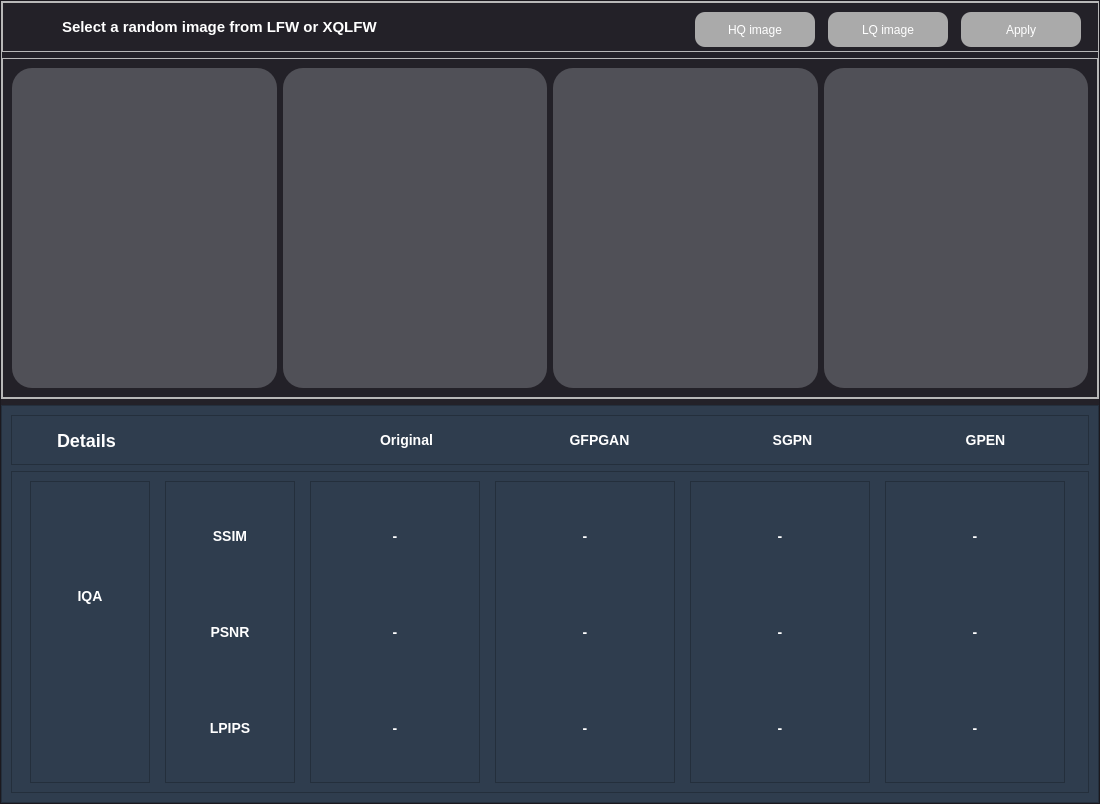
<?xml version="1.0" encoding="UTF-8"?>
<ui version="4.0">
 <class>Form</class>
 <widget class="QWidget" name="Form">
  <property name="geometry">
   <rect>
    <x>0</x>
    <y>0</y>
    <width>1100</width>
    <height>804</height>
   </rect>
  </property>
  <property name="minimumSize">
   <size>
    <width>1100</width>
    <height>0</height>
   </size>
  </property>
  <property name="maximumSize">
   <size>
    <width>1100</width>
    <height>16777215</height>
   </size>
  </property>
  <property name="windowTitle">
   <string>Form</string>
  </property>
  <property name="styleSheet">
   <string notr="true">#MainPage{
background-color:rgba(35, 33, 40, 1);
}
#metricsFrame{
background-color:rgba(47, 61, 78, 1);
}
#selectionLB{
color:rgba(255, 255, 255, 1);
font-size:15px;
font-weight:bold;

}


QPushButton {
    border-radius: 13px; /* Adjust the value to change the roundness */
}


QLabel{
color:rgba(255, 255, 255, 1);
font-size:14px;
font-weight:bold;
}

#details{
font-size:18px;
}</string>
  </property>
  <layout class="QGridLayout" name="gridLayout">
   <property name="leftMargin">
    <number>0</number>
   </property>
   <property name="topMargin">
    <number>0</number>
   </property>
   <property name="rightMargin">
    <number>0</number>
   </property>
   <property name="bottomMargin">
    <number>0</number>
   </property>
   <property name="spacing">
    <number>0</number>
   </property>
   <item row="0" column="0">
    <widget class="QFrame" name="MainPage">
     <property name="minimumSize">
      <size>
       <width>1100</width>
       <height>0</height>
      </size>
     </property>
     <property name="maximumSize">
      <size>
       <width>1100</width>
       <height>16777215</height>
      </size>
     </property>
     <property name="frameShape">
      <enum>QFrame::StyledPanel</enum>
     </property>
     <property name="frameShadow">
      <enum>QFrame::Raised</enum>
     </property>
     <layout class="QVBoxLayout" name="verticalLayout">
      <property name="leftMargin">
       <number>0</number>
      </property>
      <property name="topMargin">
       <number>0</number>
      </property>
      <property name="rightMargin">
       <number>0</number>
      </property>
      <property name="bottomMargin">
       <number>0</number>
      </property>
      <item>
       <widget class="QFrame" name="frame">
        <property name="sizePolicy">
         <sizepolicy hsizetype="Expanding" vsizetype="Expanding">
          <horstretch>0</horstretch>
          <verstretch>0</verstretch>
         </sizepolicy>
        </property>
        <property name="styleSheet">
         <string notr="true"/>
        </property>
        <property name="frameShape">
         <enum>QFrame::StyledPanel</enum>
        </property>
        <property name="frameShadow">
         <enum>QFrame::Raised</enum>
        </property>
        <layout class="QVBoxLayout" name="verticalLayout_2">
         <property name="leftMargin">
          <number>0</number>
         </property>
         <property name="topMargin">
          <number>0</number>
         </property>
         <property name="rightMargin">
          <number>0</number>
         </property>
         <property name="bottomMargin">
          <number>0</number>
         </property>
         <item>
          <widget class="QFrame" name="frame_2">
           <property name="sizePolicy">
            <sizepolicy hsizetype="Expanding" vsizetype="Expanding">
             <horstretch>0</horstretch>
             <verstretch>0</verstretch>
            </sizepolicy>
           </property>
           <property name="minimumSize">
            <size>
             <width>1100</width>
             <height>50</height>
            </size>
           </property>
           <property name="maximumSize">
            <size>
             <width>1100</width>
             <height>50</height>
            </size>
           </property>
           <property name="frameShape">
            <enum>QFrame::StyledPanel</enum>
           </property>
           <property name="frameShadow">
            <enum>QFrame::Raised</enum>
           </property>
           <layout class="QHBoxLayout" name="horizontalLayout_2">
            <item>
             <widget class="QLabel" name="selectionIcon">
              <property name="sizePolicy">
               <sizepolicy hsizetype="Fixed" vsizetype="Fixed">
                <horstretch>0</horstretch>
                <verstretch>0</verstretch>
               </sizepolicy>
              </property>
              <property name="maximumSize">
               <size>
                <width>30</width>
                <height>30</height>
               </size>
              </property>
              <property name="text">
               <string/>
              </property>
              <property name="pixmap">
               <pixmap resource="../ressources.qrc">:/icons/images/identifiant-du-visage 1.png</pixmap>
              </property>
              <property name="scaledContents">
               <bool>true</bool>
              </property>
             </widget>
            </item>
            <item>
             <widget class="QLabel" name="selectionLB">
              <property name="sizePolicy">
               <sizepolicy hsizetype="Fixed" vsizetype="Fixed">
                <horstretch>0</horstretch>
                <verstretch>0</verstretch>
               </sizepolicy>
              </property>
              <property name="minimumSize">
               <size>
                <width>620</width>
                <height>0</height>
               </size>
              </property>
              <property name="maximumSize">
               <size>
                <width>433</width>
                <height>90</height>
               </size>
              </property>
              <property name="styleSheet">
               <string notr="true">font: 75 12pt &quot;Georgia&quot;;</string>
              </property>
              <property name="text">
               <string>Select a random image from LFW or XQLFW</string>
              </property>
             </widget>
            </item>
            <item>
             <widget class="QPushButton" name="HQBT">
              <property name="sizePolicy">
               <sizepolicy hsizetype="Preferred" vsizetype="Preferred">
                <horstretch>0</horstretch>
                <verstretch>0</verstretch>
               </sizepolicy>
              </property>
              <property name="minimumSize">
               <size>
                <width>90</width>
                <height>35</height>
               </size>
              </property>
              <property name="maximumSize">
               <size>
                <width>120</width>
                <height>50</height>
               </size>
              </property>
              <property name="styleSheet">
               <string notr="true">background-color: rgb(170, 170, 170);border-radius: 10px;color:rgb(255, 255, 255);
font: 75 10pt &quot;Georgia&quot;;</string>
              </property>
              <property name="text">
               <string>HQ image</string>
              </property>
             </widget>
            </item>
            <item>
             <widget class="QPushButton" name="LQBT">
              <property name="minimumSize">
               <size>
                <width>90</width>
                <height>35</height>
               </size>
              </property>
              <property name="maximumSize">
               <size>
                <width>120</width>
                <height>50</height>
               </size>
              </property>
              <property name="styleSheet">
               <string notr="true">background-color: rgb(170, 170, 170);border-radius: 10px;color:rgb(255, 255, 255);
font: 75 10pt &quot;Georgia&quot;;</string>
              </property>
              <property name="text">
               <string>LQ image</string>
              </property>
             </widget>
            </item>
            <item>
             <widget class="QPushButton" name="ApplyBT">
              <property name="sizePolicy">
               <sizepolicy hsizetype="Preferred" vsizetype="Preferred">
                <horstretch>0</horstretch>
                <verstretch>10</verstretch>
               </sizepolicy>
              </property>
              <property name="minimumSize">
               <size>
                <width>90</width>
                <height>35</height>
               </size>
              </property>
              <property name="maximumSize">
               <size>
                <width>120</width>
                <height>50</height>
               </size>
              </property>
              <property name="styleSheet">
               <string notr="true">background-color: rgb(170, 170, 170);border-radius: 10px;color:rgb(255, 255, 255);
font: 75 10pt &quot;Georgia&quot;;</string>
              </property>
              <property name="text">
               <string>Apply</string>
              </property>
             </widget>
            </item>
           </layout>
          </widget>
         </item>
         <item>
          <widget class="QFrame" name="frame_3">
           <property name="sizePolicy">
            <sizepolicy hsizetype="Expanding" vsizetype="Expanding">
             <horstretch>0</horstretch>
             <verstretch>0</verstretch>
            </sizepolicy>
           </property>
           <property name="frameShape">
            <enum>QFrame::StyledPanel</enum>
           </property>
           <property name="frameShadow">
            <enum>QFrame::Raised</enum>
           </property>
           <layout class="QHBoxLayout" name="horizontalLayout">
            <item>
             <widget class="QFrame" name="orginalImg">
              <property name="minimumSize">
               <size>
                <width>170</width>
                <height>170</height>
               </size>
              </property>
              <property name="styleSheet">
               <string notr="true">background-color: rgba(168, 171, 179, 0.34);
border-radius: 20px;</string>
              </property>
              <property name="frameShape">
               <enum>QFrame::StyledPanel</enum>
              </property>
              <property name="frameShadow">
               <enum>QFrame::Raised</enum>
              </property>
             </widget>
            </item>
            <item>
             <widget class="QFrame" name="gfpganImg">
              <property name="minimumSize">
               <size>
                <width>170</width>
                <height>170</height>
               </size>
              </property>
              <property name="styleSheet">
               <string notr="true">background-color:rgba(168, 171, 179, 0.34);
border-radius: 20px;</string>
              </property>
              <property name="frameShape">
               <enum>QFrame::StyledPanel</enum>
              </property>
              <property name="frameShadow">
               <enum>QFrame::Raised</enum>
              </property>
             </widget>
            </item>
            <item>
             <widget class="QFrame" name="sgpnImg">
              <property name="minimumSize">
               <size>
                <width>170</width>
                <height>170</height>
               </size>
              </property>
              <property name="styleSheet">
               <string notr="true">background-color: rgba(168, 171, 179, 0.34);
border-radius: 20px;</string>
              </property>
              <property name="frameShape">
               <enum>QFrame::StyledPanel</enum>
              </property>
              <property name="frameShadow">
               <enum>QFrame::Raised</enum>
              </property>
             </widget>
            </item>
            <item>
             <widget class="QFrame" name="gpenImg">
              <property name="minimumSize">
               <size>
                <width>170</width>
                <height>170</height>
               </size>
              </property>
              <property name="styleSheet">
               <string notr="true">background-color:rgba(168, 171, 179, 0.34);
border-radius: 20px</string>
              </property>
              <property name="frameShape">
               <enum>QFrame::StyledPanel</enum>
              </property>
              <property name="frameShadow">
               <enum>QFrame::Raised</enum>
              </property>
             </widget>
            </item>
           </layout>
          </widget>
         </item>
        </layout>
       </widget>
      </item>
      <item>
       <widget class="QFrame" name="metricsFrame">
        <property name="sizePolicy">
         <sizepolicy hsizetype="Expanding" vsizetype="Expanding">
          <horstretch>0</horstretch>
          <verstretch>0</verstretch>
         </sizepolicy>
        </property>
        <property name="styleSheet">
         <string notr="true"/>
        </property>
        <property name="frameShape">
         <enum>QFrame::StyledPanel</enum>
        </property>
        <property name="frameShadow">
         <enum>QFrame::Raised</enum>
        </property>
        <layout class="QVBoxLayout" name="verticalLayout_3">
         <item>
          <widget class="QFrame" name="frame_9">
           <property name="sizePolicy">
            <sizepolicy hsizetype="Preferred" vsizetype="Maximum">
             <horstretch>0</horstretch>
             <verstretch>0</verstretch>
            </sizepolicy>
           </property>
           <property name="maximumSize">
            <size>
             <width>16777215</width>
             <height>50</height>
            </size>
           </property>
           <property name="styleSheet">
            <string notr="true">background-color:rgba(47, 61, 78, 1);</string>
           </property>
           <property name="frameShape">
            <enum>QFrame::StyledPanel</enum>
           </property>
           <property name="frameShadow">
            <enum>QFrame::Raised</enum>
           </property>
           <layout class="QGridLayout" name="gridLayout_2">
            <item row="0" column="0">
             <widget class="QLabel" name="detailsIcon">
              <property name="sizePolicy">
               <sizepolicy hsizetype="Fixed" vsizetype="Fixed">
                <horstretch>0</horstretch>
                <verstretch>0</verstretch>
               </sizepolicy>
              </property>
              <property name="maximumSize">
               <size>
                <width>30</width>
                <height>30</height>
               </size>
              </property>
              <property name="text">
               <string/>
              </property>
              <property name="pixmap">
               <pixmap resource="../ressources.qrc">:/icons/images/details.png</pixmap>
              </property>
              <property name="scaledContents">
               <bool>true</bool>
              </property>
             </widget>
            </item>
            <item row="0" column="1">
             <widget class="QLabel" name="details">
              <property name="minimumSize">
               <size>
                <width>250</width>
                <height>0</height>
               </size>
              </property>
              <property name="text">
               <string>Details</string>
              </property>
             </widget>
            </item>
            <item row="0" column="2">
             <widget class="QLabel" name="original">
              <property name="text">
               <string>Original</string>
              </property>
              <property name="alignment">
               <set>Qt::AlignCenter</set>
              </property>
             </widget>
            </item>
            <item row="0" column="3">
             <widget class="QLabel" name="gfpgan">
              <property name="text">
               <string>GFPGAN</string>
              </property>
              <property name="alignment">
               <set>Qt::AlignCenter</set>
              </property>
             </widget>
            </item>
            <item row="0" column="4">
             <widget class="QLabel" name="sgpn">
              <property name="text">
               <string>SGPN</string>
              </property>
              <property name="alignment">
               <set>Qt::AlignCenter</set>
              </property>
             </widget>
            </item>
            <item row="0" column="5">
             <widget class="QLabel" name="gpen">
              <property name="text">
               <string>GPEN</string>
              </property>
              <property name="alignment">
               <set>Qt::AlignCenter</set>
              </property>
             </widget>
            </item>
           </layout>
          </widget>
         </item>
         <item>
          <widget class="QFrame" name="frame_10">
           <property name="styleSheet">
            <string notr="true">background-color:rgba(47, 61, 78, 1);</string>
           </property>
           <property name="frameShape">
            <enum>QFrame::StyledPanel</enum>
           </property>
           <property name="frameShadow">
            <enum>QFrame::Raised</enum>
           </property>
           <layout class="QHBoxLayout" name="horizontalLayout_3">
            <item>
             <widget class="QFrame" name="frame_16">
              <property name="maximumSize">
               <size>
                <width>120</width>
                <height>16777215</height>
               </size>
              </property>
              <property name="styleSheet">
               <string notr="true">background-color:rgba(47, 61, 78, 1);</string>
              </property>
              <property name="frameShape">
               <enum>QFrame::StyledPanel</enum>
              </property>
              <property name="frameShadow">
               <enum>QFrame::Raised</enum>
              </property>
              <layout class="QVBoxLayout" name="verticalLayout_9">
               <item>
                <widget class="QLabel" name="label_34">
                 <property name="text">
                  <string/>
                 </property>
                </widget>
               </item>
               <item>
                <widget class="QLabel" name="iqa">
                 <property name="text">
                  <string>IQA</string>
                 </property>
                 <property name="alignment">
                  <set>Qt::AlignCenter</set>
                 </property>
                </widget>
               </item>
               <item>
                <widget class="QLabel" name="label_36">
                 <property name="text">
                  <string/>
                 </property>
                </widget>
               </item>
               <item>
                <widget class="QLabel" name="fqa">
                 <property name="text">
                  <string/>
                 </property>
                </widget>
               </item>
              </layout>
             </widget>
            </item>
            <item>
             <widget class="QFrame" name="frame_15">
              <property name="maximumSize">
               <size>
                <width>130</width>
                <height>16777215</height>
               </size>
              </property>
              <property name="styleSheet">
               <string notr="true">background-color:rgba(47, 61, 78, 1);</string>
              </property>
              <property name="frameShape">
               <enum>QFrame::StyledPanel</enum>
              </property>
              <property name="frameShadow">
               <enum>QFrame::Raised</enum>
              </property>
              <layout class="QVBoxLayout" name="verticalLayout_8">
               <item>
                <widget class="QLabel" name="ssim">
                 <property name="text">
                  <string>SSIM</string>
                 </property>
                 <property name="alignment">
                  <set>Qt::AlignCenter</set>
                 </property>
                </widget>
               </item>
               <item>
                <widget class="QLabel" name="psnr">
                 <property name="text">
                  <string>PSNR</string>
                 </property>
                 <property name="alignment">
                  <set>Qt::AlignCenter</set>
                 </property>
                </widget>
               </item>
               <item>
                <widget class="QLabel" name="lpips">
                 <property name="text">
                  <string>LPIPS</string>
                 </property>
                 <property name="alignment">
                  <set>Qt::AlignCenter</set>
                 </property>
                </widget>
               </item>
              </layout>
             </widget>
            </item>
            <item>
             <widget class="QFrame" name="frame_14">
              <property name="maximumSize">
               <size>
                <width>170</width>
                <height>16777215</height>
               </size>
              </property>
              <property name="styleSheet">
               <string notr="true">background-color:rgba(47, 61, 78, 1);</string>
              </property>
              <property name="frameShape">
               <enum>QFrame::StyledPanel</enum>
              </property>
              <property name="frameShadow">
               <enum>QFrame::Raised</enum>
              </property>
              <layout class="QVBoxLayout" name="verticalLayout_7">
               <item>
                <widget class="QLabel" name="sso">
                 <property name="text">
                  <string>-</string>
                 </property>
                 <property name="alignment">
                  <set>Qt::AlignCenter</set>
                 </property>
                </widget>
               </item>
               <item>
                <widget class="QLabel" name="po">
                 <property name="text">
                  <string>-</string>
                 </property>
                 <property name="alignment">
                  <set>Qt::AlignCenter</set>
                 </property>
                </widget>
               </item>
               <item>
                <widget class="QLabel" name="lo">
                 <property name="text">
                  <string>-</string>
                 </property>
                 <property name="alignment">
                  <set>Qt::AlignCenter</set>
                 </property>
                </widget>
               </item>
              </layout>
             </widget>
            </item>
            <item>
             <widget class="QFrame" name="frame_13">
              <property name="maximumSize">
               <size>
                <width>180</width>
                <height>16777215</height>
               </size>
              </property>
              <property name="styleSheet">
               <string notr="true">background-color:rgba(47, 61, 78, 1);</string>
              </property>
              <property name="frameShape">
               <enum>QFrame::StyledPanel</enum>
              </property>
              <property name="frameShadow">
               <enum>QFrame::Raised</enum>
              </property>
              <layout class="QVBoxLayout" name="verticalLayout_6">
               <item>
                <widget class="QLabel" name="ssgf">
                 <property name="text">
                  <string>-</string>
                 </property>
                 <property name="alignment">
                  <set>Qt::AlignCenter</set>
                 </property>
                </widget>
               </item>
               <item>
                <widget class="QLabel" name="pgf">
                 <property name="text">
                  <string>-</string>
                 </property>
                 <property name="alignment">
                  <set>Qt::AlignCenter</set>
                 </property>
                </widget>
               </item>
               <item>
                <widget class="QLabel" name="lgf">
                 <property name="text">
                  <string>-</string>
                 </property>
                 <property name="alignment">
                  <set>Qt::AlignCenter</set>
                 </property>
                </widget>
               </item>
              </layout>
             </widget>
            </item>
            <item>
             <widget class="QFrame" name="frame_12">
              <property name="maximumSize">
               <size>
                <width>180</width>
                <height>16777215</height>
               </size>
              </property>
              <property name="styleSheet">
               <string notr="true">background-color:rgba(47, 61, 78, 1);</string>
              </property>
              <property name="frameShape">
               <enum>QFrame::StyledPanel</enum>
              </property>
              <property name="frameShadow">
               <enum>QFrame::Raised</enum>
              </property>
              <layout class="QVBoxLayout" name="verticalLayout_5">
               <item>
                <widget class="QLabel" name="ssn">
                 <property name="text">
                  <string>-</string>
                 </property>
                 <property name="alignment">
                  <set>Qt::AlignCenter</set>
                 </property>
                </widget>
               </item>
               <item>
                <widget class="QLabel" name="pn">
                 <property name="text">
                  <string>-</string>
                 </property>
                 <property name="alignment">
                  <set>Qt::AlignCenter</set>
                 </property>
                </widget>
               </item>
               <item>
                <widget class="QLabel" name="ln">
                 <property name="text">
                  <string>-</string>
                 </property>
                 <property name="alignment">
                  <set>Qt::AlignCenter</set>
                 </property>
                </widget>
               </item>
              </layout>
             </widget>
            </item>
            <item>
             <widget class="QFrame" name="frame_11">
              <property name="maximumSize">
               <size>
                <width>180</width>
                <height>16777215</height>
               </size>
              </property>
              <property name="styleSheet">
               <string notr="true">background-color:rgba(47, 61, 78, 1);</string>
              </property>
              <property name="frameShape">
               <enum>QFrame::StyledPanel</enum>
              </property>
              <property name="frameShadow">
               <enum>QFrame::Raised</enum>
              </property>
              <layout class="QVBoxLayout" name="verticalLayout_4">
               <item>
                <widget class="QLabel" name="sspn">
                 <property name="text">
                  <string>-</string>
                 </property>
                 <property name="alignment">
                  <set>Qt::AlignCenter</set>
                 </property>
                </widget>
               </item>
               <item>
                <widget class="QLabel" name="ppn">
                 <property name="text">
                  <string>-</string>
                 </property>
                 <property name="alignment">
                  <set>Qt::AlignCenter</set>
                 </property>
                </widget>
               </item>
               <item>
                <widget class="QLabel" name="lppn">
                 <property name="text">
                  <string>-</string>
                 </property>
                 <property name="alignment">
                  <set>Qt::AlignCenter</set>
                 </property>
                </widget>
               </item>
              </layout>
             </widget>
            </item>
           </layout>
          </widget>
         </item>
        </layout>
       </widget>
      </item>
     </layout>
    </widget>
   </item>
  </layout>
 </widget>
 <resources>
  <include location="../ressources.qrc"/>
  <include location="../ressources.qrc"/>
 </resources>
 <connections/>
</ui>
